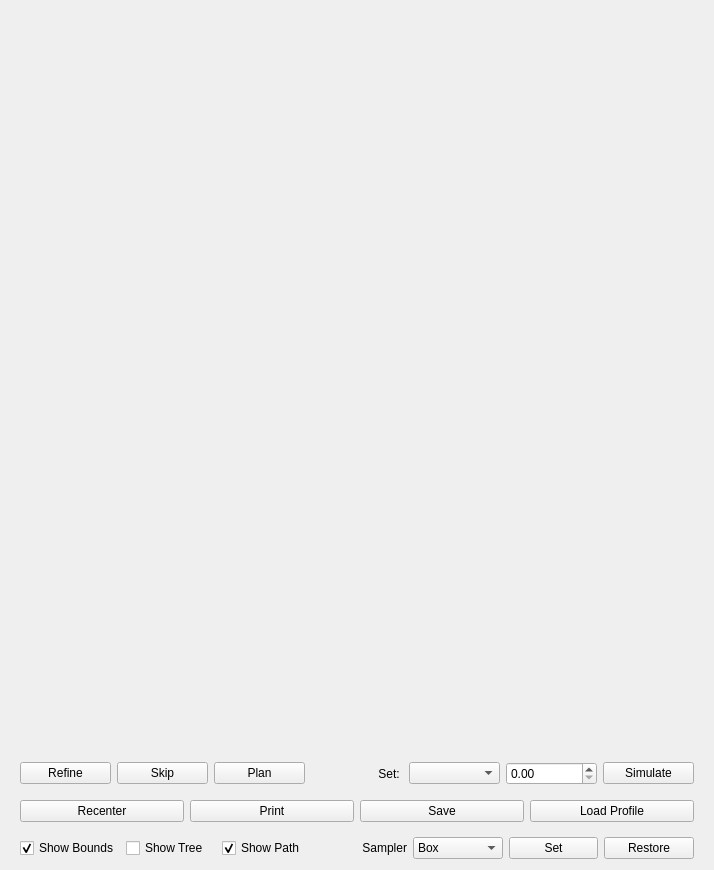
<?xml version="1.0" encoding="UTF-8"?>
<ui version="4.0">
 <class>Form</class>
 <widget class="QWidget" name="Form">
  <property name="geometry">
   <rect>
    <x>0</x>
    <y>0</y>
    <width>714</width>
    <height>870</height>
   </rect>
  </property>
  <property name="sizePolicy">
   <sizepolicy hsizetype="Preferred" vsizetype="Preferred">
    <horstretch>0</horstretch>
    <verstretch>0</verstretch>
   </sizepolicy>
  </property>
  <property name="windowTitle">
   <string>Form</string>
  </property>
  <layout class="QVBoxLayout" name="verticalLayout">
   <item>
    <widget class="ViewerWidget" name="displayWidget" native="true">
     <property name="sizePolicy">
      <sizepolicy hsizetype="MinimumExpanding" vsizetype="MinimumExpanding">
       <horstretch>0</horstretch>
       <verstretch>0</verstretch>
      </sizepolicy>
     </property>
     <property name="minimumSize">
      <size>
       <width>600</width>
       <height>600</height>
      </size>
     </property>
    </widget>
   </item>
   <item>
    <widget class="QWidget" name="widget" native="true">
     <property name="sizePolicy">
      <sizepolicy hsizetype="Preferred" vsizetype="Minimum">
       <horstretch>0</horstretch>
       <verstretch>0</verstretch>
      </sizepolicy>
     </property>
     <layout class="QHBoxLayout" name="horizontalLayout_2">
      <property name="topMargin">
       <number>0</number>
      </property>
      <property name="bottomMargin">
       <number>0</number>
      </property>
     </layout>
    </widget>
   </item>
   <item>
    <widget class="QWidget" name="widget_3" native="true">
     <layout class="QHBoxLayout" name="horizontalLayout_3">
      <property name="topMargin">
       <number>0</number>
      </property>
      <property name="bottomMargin">
       <number>0</number>
      </property>
      <item>
       <widget class="QPushButton" name="refineButton">
        <property name="text">
         <string>Refine</string>
        </property>
       </widget>
      </item>
      <item>
       <widget class="QPushButton" name="skipButton">
        <property name="text">
         <string>Skip</string>
        </property>
       </widget>
      </item>
      <item>
       <widget class="QPushButton" name="planButton">
        <property name="text">
         <string>Plan</string>
        </property>
       </widget>
      </item>
      <item>
       <widget class="QLabel" name="label">
        <property name="text">
         <string>Set: </string>
        </property>
        <property name="alignment">
         <set>Qt::AlignmentFlag::AlignRight|Qt::AlignmentFlag::AlignTrailing|Qt::AlignmentFlag::AlignVCenter</set>
        </property>
       </widget>
      </item>
      <item>
       <widget class="QComboBox" name="setSelectBox"/>
      </item>
      <item>
       <widget class="QDoubleSpinBox" name="tField">
        <property name="maximum">
         <double>1.000000000000000</double>
        </property>
        <property name="singleStep">
         <double>0.010000000000000</double>
        </property>
       </widget>
      </item>
      <item>
       <widget class="QPushButton" name="simButton">
        <property name="text">
         <string>Simulate</string>
        </property>
       </widget>
      </item>
     </layout>
    </widget>
   </item>
   <item>
    <widget class="QWidget" name="widget_5" native="true">
     <layout class="QHBoxLayout" name="horizontalLayout_4">
      <item>
       <widget class="QPushButton" name="centerButton">
        <property name="text">
         <string>Recenter</string>
        </property>
       </widget>
      </item>
      <item>
       <widget class="QPushButton" name="printButton">
        <property name="text">
         <string>Print</string>
        </property>
       </widget>
      </item>
      <item>
       <widget class="QPushButton" name="saveButton">
        <property name="text">
         <string>Save</string>
        </property>
       </widget>
      </item>
      <item>
       <widget class="QPushButton" name="loadProfileButton">
        <property name="text">
         <string>Load Profile</string>
        </property>
       </widget>
      </item>
     </layout>
    </widget>
   </item>
   <item>
    <widget class="QWidget" name="widget_4" native="true">
     <layout class="QHBoxLayout" name="horizontalLayout">
      <property name="topMargin">
       <number>0</number>
      </property>
      <property name="bottomMargin">
       <number>0</number>
      </property>
      <item>
       <widget class="QCheckBox" name="showBoundsButton">
        <property name="text">
         <string>Show Bounds</string>
        </property>
        <property name="checked">
         <bool>true</bool>
        </property>
       </widget>
      </item>
      <item>
       <widget class="QCheckBox" name="showTreeButton">
        <property name="text">
         <string>Show Tree</string>
        </property>
        <property name="checked">
         <bool>false</bool>
        </property>
       </widget>
      </item>
      <item>
       <widget class="QCheckBox" name="showPathButton">
        <property name="text">
         <string>Show Path</string>
        </property>
        <property name="checked">
         <bool>true</bool>
        </property>
       </widget>
      </item>
      <item>
       <widget class="QLabel" name="label_12">
        <property name="text">
         <string>Sampler</string>
        </property>
        <property name="alignment">
         <set>Qt::AlignmentFlag::AlignRight|Qt::AlignmentFlag::AlignTrailing|Qt::AlignmentFlag::AlignVCenter</set>
        </property>
       </widget>
      </item>
      <item>
       <widget class="QComboBox" name="samplerBox">
        <item>
         <property name="text">
          <string>Box</string>
         </property>
        </item>
        <item>
         <property name="text">
          <string>Triangle</string>
         </property>
        </item>
        <item>
         <property name="text">
          <string>Circle</string>
         </property>
        </item>
       </widget>
      </item>
      <item>
       <widget class="QPushButton" name="setButton">
        <property name="text">
         <string>Set</string>
        </property>
       </widget>
      </item>
      <item>
       <widget class="QPushButton" name="restoreButton">
        <property name="text">
         <string>Restore</string>
        </property>
       </widget>
      </item>
     </layout>
    </widget>
   </item>
  </layout>
 </widget>
 <customwidgets>
  <customwidget>
   <class>ViewerWidget</class>
   <extends>QWidget</extends>
   <header>viewerwidget.h</header>
   <container>1</container>
  </customwidget>
 </customwidgets>
 <resources/>
 <connections/>
</ui>
